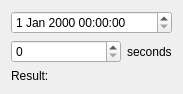
<?xml version="1.0" encoding="UTF-8"?>
<ui version="4.0">
 <class>Widget</class>
 <widget class="QWidget" name="Widget">
  <property name="geometry">
   <rect>
    <x>0</x>
    <y>0</y>
    <width>183</width>
    <height>87</height>
   </rect>
  </property>
  <property name="windowTitle">
   <string>Widget</string>
  </property>
  <layout class="QVBoxLayout" name="verticalLayout">
   <item>
    <widget class="QDateTimeEdit" name="dateTimeEdit"/>
   </item>
   <item>
    <layout class="QHBoxLayout" name="horizontalLayout">
     <item>
      <widget class="QSpinBox" name="spinBox">
       <property name="sizePolicy">
        <sizepolicy hsizetype="MinimumExpanding" vsizetype="Fixed">
         <horstretch>0</horstretch>
         <verstretch>0</verstretch>
        </sizepolicy>
       </property>
       <property name="maximum">
        <number>999999999</number>
       </property>
      </widget>
     </item>
     <item>
      <widget class="QLabel" name="label_2">
       <property name="text">
        <string>seconds</string>
       </property>
      </widget>
     </item>
    </layout>
   </item>
   <item>
    <layout class="QHBoxLayout" name="horizontalLayout_2">
     <item>
      <widget class="QLabel" name="label">
       <property name="text">
        <string>Result: </string>
       </property>
      </widget>
     </item>
     <item>
      <widget class="QLabel" name="label_3">
       <property name="sizePolicy">
        <sizepolicy hsizetype="Preferred" vsizetype="Preferred">
         <horstretch>0</horstretch>
         <verstretch>0</verstretch>
        </sizepolicy>
       </property>
       <property name="text">
        <string/>
       </property>
      </widget>
     </item>
    </layout>
   </item>
  </layout>
 </widget>
 <layoutdefault spacing="6" margin="11"/>
 <resources/>
 <connections/>
</ui>
